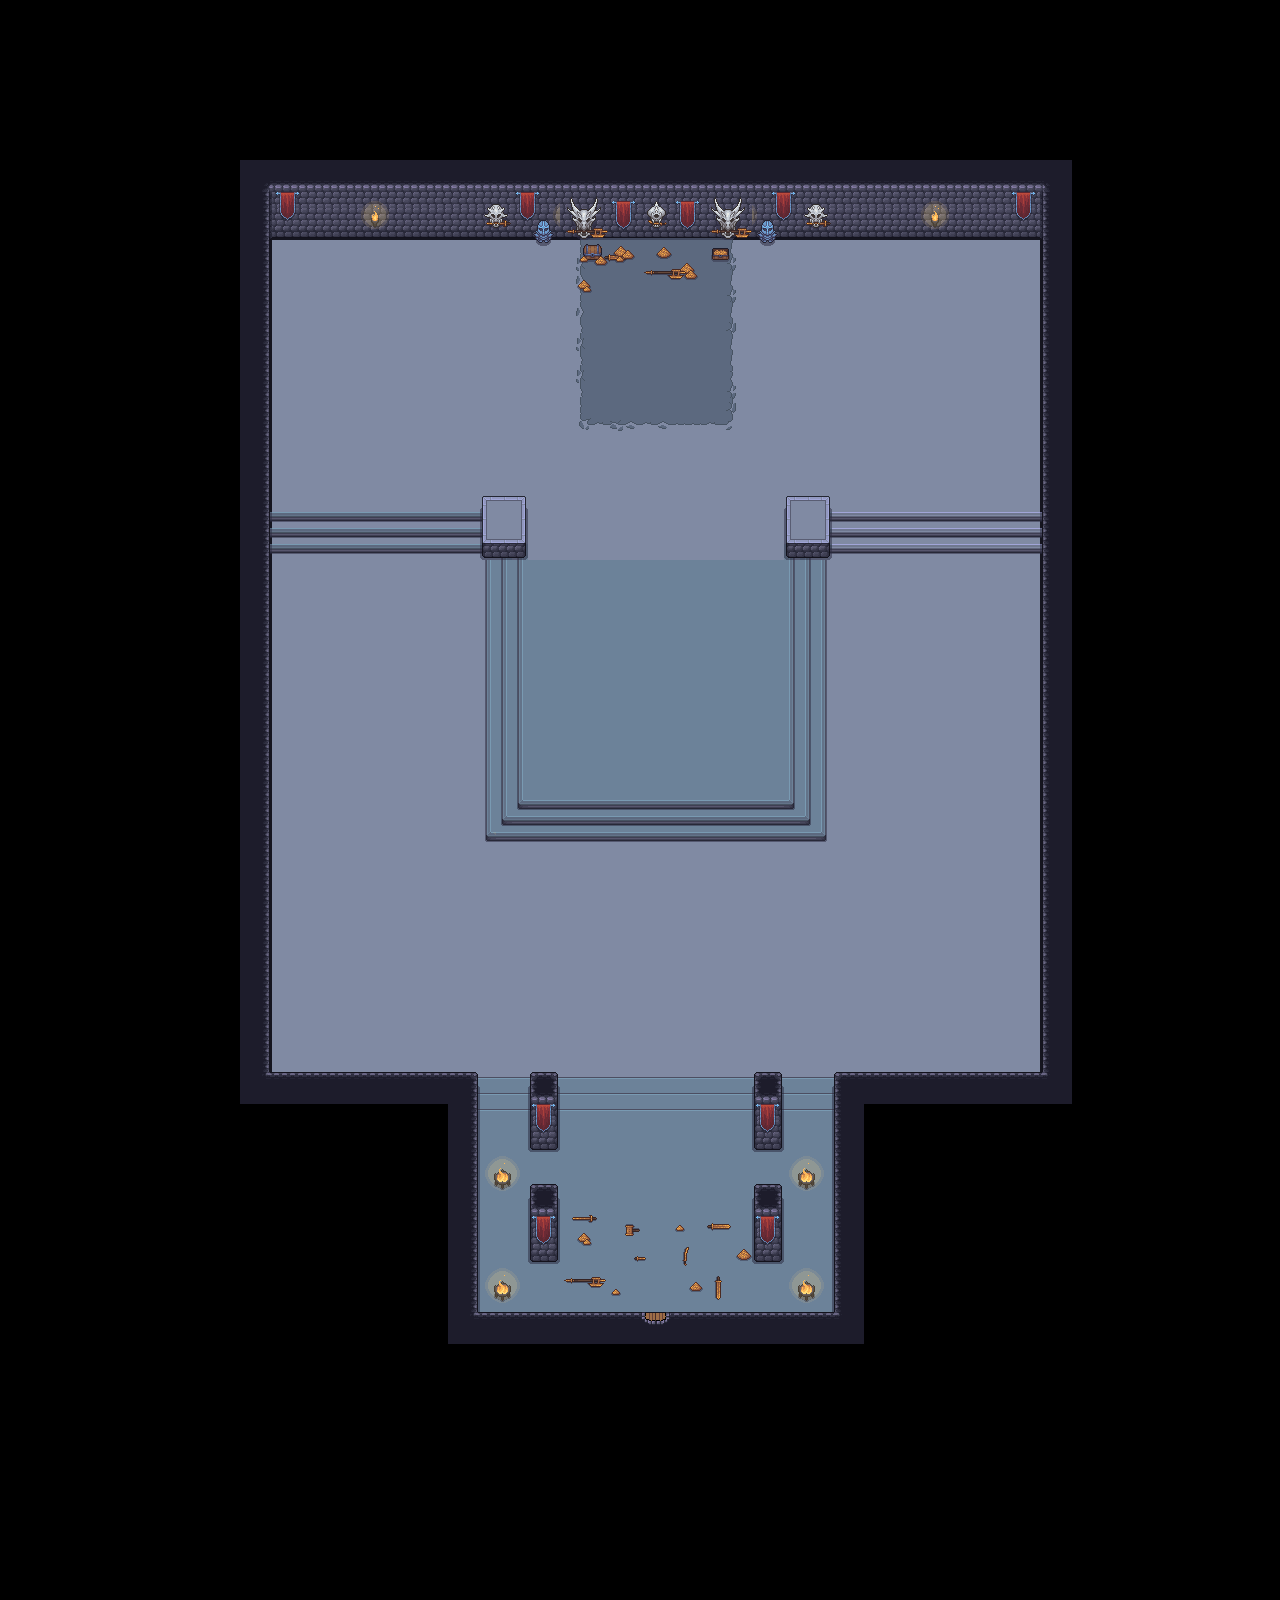

Rendered tile map (Tiled .tmx) drawn with the repository's tilesets; below, a short description and the map source with its tile grids summarised:
An orthogonal 80x100 tile map with 16x16 px tiles, 7 tile layers (Suelos, Retoques Escaleras, Decoracion Escaleras, Escaleras, ...), 11 tilesets and 12 objects.

<map version="1.10" tiledversion="1.11.2" orientation="orthogonal" renderorder="right-down" width="80" height="100" tilewidth="16" tileheight="16" infinite="0" nextlayerid="13" nextobjectid="13">
 <tileset firstgid="1" source="../tilesets/Paredes2.tsx" />
 <tileset firstgid="494" source="../tilesets/pedestals.tsx" />
 <tileset firstgid="864" source="../tilesets/Objetos.tsx" />
 <tileset firstgid="1080" source="../tilesets/Suelo.tsx" />
 <tileset firstgid="1200" source="../tilesets/Other_objects.tsx" />
 <tileset firstgid="1384" source="../tilesets/Fuegos.tsx" />
 <tileset firstgid="1582" source="../tilesets/puertas.tsx" />
 <tileset firstgid="1586" source="../tilesets/diablo.tsx" />
 <tileset firstgid="1587" source="../tilesets/amongus.tsx" />
 <tileset firstgid="1588" source="../tilesets/skeleton.tsx" />
 <tileset firstgid="1590" source="../tilesets/player.tsx" />
 <group id="12" name="Room">
  <layer id="2" name="Suelos" width="80" height="100">
   <data>[8000 cells, 2517 non-empty, 2 distinct tile ids]</data>
  </layer>
  <layer id="4" name="Retoques Escaleras" width="80" height="100">
   <data>[8000 cells, 375 non-empty, 35 distinct tile ids]</data>
  </layer>
  <layer id="5" name="Decoracion Escaleras" width="80" height="100">
   <data>[8000 cells, 130 non-empty, 15 distinct tile ids]</data>
  </layer>
  <layer id="3" name="Escaleras" width="80" height="100">
   <data>[8000 cells, 322 non-empty, 7 distinct tile ids]</data>
  </layer>
  <layer id="1" name="Paredes" width="80" height="100">
   <data>[8000 cells, 672 non-empty, 25 distinct tile ids]</data>
  </layer>
  <layer id="6" name="Decoracion Paredes" width="80" height="100">
   <data>[8000 cells, 153 non-empty, 62 distinct tile ids]</data>
  </layer>
  <layer id="7" name="Decoracion Paredes 2" width="80" height="100">
   <data>[8000 cells, 57 non-empty, 39 distinct tile ids]</data>
  </layer>
  <objectgroup id="8" name="Entities">
   <object id="1" gid="1586" x="556.667" y="473.333" width="200" height="200" />
   <object id="2" gid="1587" x="714" y="1153" width="30" height="30" />
   <object id="3" gid="1587" x="571" y="1150" width="30" height="30" />
   <object id="4" gid="1587" x="569" y="1218" width="30" height="30" />
   <object id="5" gid="1587" x="717" y="1219" width="30" height="30" />
   <object id="6" gid="1587" x="643" y="1243" width="30" height="30" />
   <object id="7" gid="1588" x="679" y="1144" width="32" height="32" />
   <object id="8" gid="1588" x="617" y="1143" width="32" height="32" />
   <object id="9" gid="1588" x="615" y="1193" width="32" height="32" />
   <object id="10" gid="1588" x="676" y="1197" width="32" height="32" />
   <object id="11" gid="1588" x="676" y="1197" width="32" height="32" />
  </objectgroup>
  <objectgroup id="9" name="Player">
   <object id="12" gid="1590" x="618" y="1317" width="64" height="64" />
  </objectgroup>
 </group>
</map>
